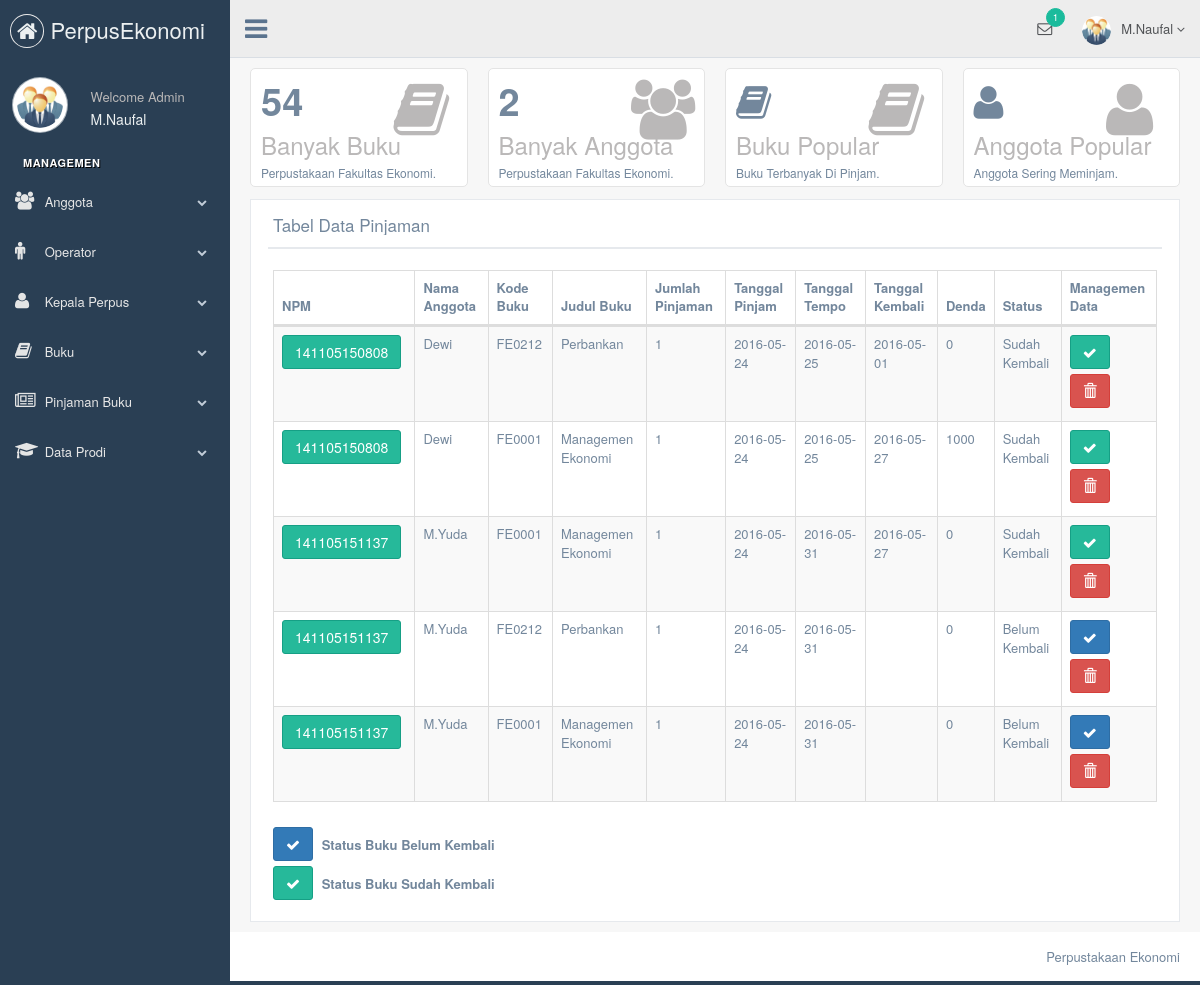
The page /Admin/dashboard.php?p=view/datapinjaman.php (signed in) on the database its author committed.
### tables this page shows
CREATE TABLE `anggota` (
  `npm` varchar(12) NOT NULL,
  `nama_anggota` varchar(20) NOT NULL,
  `jeniskel` char(9) NOT NULL,
  `almt` varchar(100) NOT NULL,
  `kd_prodi` varchar(4) NOT NULL,
  `no_telp` varchar(12) NOT NULL,
  `email` varchar(30) NOT NULL,
  `status` varchar(12) NOT NULL,
  `username` varchar(10) NOT NULL,
  `password` varchar(10) NOT NULL
);

CREATE TABLE `peminjaman` (
  `kd_peminjaman` int(5) NOT NULL,
  `npm` varchar(12) NOT NULL,
  `tgl_pinjam` date DEFAULT NULL,
  `tgl_tempo` date DEFAULT NULL
);

CREATE TABLE `transaksi_peminjaman` (
  `id_faktur` int(5) NOT NULL,
  `kd_peminjaman` int(5) NOT NULL,
  `kd_buku` varchar(6) NOT NULL,
  `tgl_kembali` date DEFAULT NULL,
  `denda` int(12) NOT NULL,
  `jumlah` int(3) NOT NULL,
  `status` varchar(30) NOT NULL
);

CREATE TABLE `buku` (
  `kd_buku` varchar(6) NOT NULL,
  `jdl_buku` varchar(25) NOT NULL,
  `kd_ktg_buku` varchar(5) NOT NULL,
  `pengarang` varchar(15) NOT NULL,
  `penerbit` varchar(15) NOT NULL,
  `jumlah` int(11) NOT NULL,
  `rak_buku` varchar(2) NOT NULL
);

### Admin/view/datapinjaman.php (the view, shortened to what this page needs)
<!DOCTYPE html>
<html lang="en">
<body>
  <div class="row">
    <div class="col-md-12 col-sm-12 col-xs-12">
      <div class="x_panel">
        <div class="x_title">
          <h2>Tabel Data Pinjaman</h2>
          <div class="clearfix"></div>
        </div>
        <div class="x_content">
          <div class="table-responsive">
          <table id="datatable-buttons" class="table table-striped table-bordered">
            <thead>
                <tr>
                <th>
                  NPM
                </th>
                <th>
                  Nama Anggota
                </th>
                <th>
                  Kode Buku
                </th>
                <th>
                  Judul Buku
                </th>
                <th>
                  Jumlah Pinjaman
                </th>
                <th>
                  Tanggal Pinjam
                </th>
                <th>
                  Tanggal Tempo
                </th>
                <th>
                  Tanggal Kembali
                </th>
                <th>
                  Denda
                </th>
                <th>
                  Status
                </th>
                <th>
                  Managemen Data
                </th>
              </tr>
            </thead>
            <tbody>
              <?php
              $sql=mysql_query("SELECT * from anggota,buku,peminjaman,transaksi_peminjaman
              WHERE anggota.npm=peminjaman.npm and buku.kd_buku=transaksi_peminjaman.kd_buku and transaksi_peminjaman.kd_peminjaman=peminjaman.kd_peminjaman");
              while ($row = mysql_fetch_array($sql))
              {
                echo
                ('<tr>
                  <td><form action="dashboard.php?page=carianggota.php" method="post"> <input class="btn btn-success btn-group btn-group-lg" name="carianggota" type="submit" value="'.$row['npm'].'"></form></td>
                  <td>'.$row['nama_anggota'].'</td>
                  <td>'.$row['kd_buku'].'</td>
                  <td>'.$row['jdl_buku'].'</td>
                  <td>'.$row['jumlah'].'</td>
                  <td>'.$row['tgl_pinjam'].'</td>
                  <td>'.$row['tgl_tempo'].'</td>
                  <td>'.$row['tgl_kembali'].'</td>
                  <td>'.$row['denda'].'</td>
                  <td>'.$row['status'].'</td>
                  <td>');
                  ?>
                  <?php
                  if ($row['status']=='Belum Kembali')
                  { echo ('
                        <a href="../Admin/controller/pinjamankembali.php?nofak='.$row['id_faktur'].'&tgltem='.$row['tgl_tempo'].'">
                          <button type="button" class="btn btn-primary" btn-group btn-group-lg" name="button">
                          <i class="fa fa-check"></i></button>
                        </a>
                        <a href="../Admin/controller/hapuspinjaman.php?id_faktur='.$row['id_faktur'].'">
                          <button type="button" class="btn btn-danger btn-group btn-group-lg" name="button">
                            <span class="glyphicon glyphicon-trash" aria-hidden="true"></span></button>
                        </a>
                    </td>
                  </tr>');
                  }
                  else
                  {echo ('
                        <a href="#">
                          <button type="button" class="btn btn-success" btn-group btn-group-lg" name="button">
                          <i class="fa fa-check"></i></button>
                        </a>
                        <a href="../Admin/controller/hapuspinjaman.php?id_faktur='.$row['id_faktur'].'">
                          <button type="button" class="btn btn-danger btn-group btn-group-lg" name="button">
                            <span class="glyphicon glyphicon-trash" aria-hidden="true"></span></button>
                        </a>
                    </td>
                  </tr>');
                  }
                  ?>
                <?php }?>
               </tbody>
             </table>
           </div>
           <br>
           <button type="button" class="btn btn-primary btn-group btn-group-lg" name="button">
           <i class="fa fa-check"></i></button> <strong> Status Buku Belum Kembali</strong>
           <br>
          <button type="button" class="btn btn-success btn-group btn-group-lg" name="button">
          <i class="fa fa-check"></i></button> <strong> Status Buku Sudah Kembali</strong>
           </div>
          </div>
         </div>
       </div>
     </div>
 </body>
</html>

### Admin/dashboard.php (shortened to what this page needs)
<!DOCTYPE html>
<html lang="en">
  <head>
          <link href="../vendors/bootstrap/dist/css/bootstrap.min.css" rel="stylesheet">
          <link href="../vendors/font-awesome/css/font-awesome.min.css" rel="stylesheet">
          <link href="../vendors/iCheck/skins/flat/green.css" rel="stylesheet">
            <link href="../vendors/datatables.net-bs/css/dataTables.bootstrap.min.css" rel="stylesheet">
            <link href="../vendors/datatables.net-buttons-bs/css/buttons.bootstrap.min.css" rel="stylesheet">
            <link href="../vendors/datatables.net-fixedheader-bs/css/fixedHeader.bootstrap.min.css" rel="stylesheet">
            <link href="../vendors/datatables.net-responsive-bs/css/responsive.bootstrap.min.css" rel="stylesheet">
            <link href="../vendors/datatables.net-scroller-bs/css/scroller.bootstrap.min.css" rel="stylesheet">
      <link href="../css/custom.css" rel="stylesheet">
    </head>
    <?php
    $user=$_SESSION['admin'];
    if (isset ($_SESSION['admin']) !=NULL){ ?>
  <body class="nav-md">
    <div class="container body">
      <div class="main_container">
        <div class="col-md-3 left_col">
          <div class="left_col scroll-view">
            <div class="navbar nav_title" style="border: 0;">
              <a href="index.html" class="site_title">
                <i class="fa fa-home"></i> <span>PerpusEkonomi</span></a>
            </div>
            <div class="profile">
              <div class="profile_pic">
                <img src="assets/img/img.png" alt="..." class="img-circle profile_img">
              </div>
              <div class="profile_info">
                <span>Welcome Admin</span>
                <?php
                        $opprofile=mysql_query("SELECT * from admin WHERE kd_admin='$user'");
                        while ($opname=mysql_fetch_assoc($opprofile))
                        {
                          echo '<a href="?page=profile.php"><h2>'.$opname['nama_admin'].'</h2></a></center>';
                          $OPname=$opname['nama_admin'];
                        }
                ?>
                <br>
              </div>
            </div>
            <br />
            <div id="sidebar-menu" class="main_menu_side hidden-print main_menu">
              <div class="menu_section">
                <h3>Managemen</h3>
                <ul class="nav side-menu">
                  <li><a><i class="fa fa-group"></i> Anggota <span class="fa fa-chevron-down"></span></a>
                  </li>
                  <li><a><i class="fa fa-male"></i> Operator <span class="fa fa-chevron-down"></span></a>
                  </li>
                  <li><a><i class="fa fa-user"></i> Kepala Perpus <span class="fa fa-chevron-down"></span></a>
                  </li>
                  <li><a><i class="fa fa-book"></i> Buku <span class="fa fa-chevron-down"></span></a>
                  </li>
                  <li><a><i class="fa fa-newspaper-o"></i> Pinjaman Buku <span class="fa fa-chevron-down"></span></a>
                  </li>
                  <li><a><i class="fa fa-graduation-cap"></i> Data Prodi <span class="fa fa-chevron-down"></span></a>
                  </li>
                </ul>
              </div>
            </div>
          </div>
        </div>
        <div class="top_nav">
          <div class="nav_menu">
            <nav class="" role="navigation">
              <div class="nav toggle">
                <a id="menu_toggle"><i class="fa fa-bars"></i></a>
              </div>
              <ul class="nav navbar-nav navbar-right">
                <li class="">
                  <a href="javascript:;" class="user-profile dropdown-toggle" data-toggle="dropdown" aria-expanded="false">
                    <img src="assets/img/img.png" alt=""><?php echo $OPname; ?>
                    <span class=" fa fa-angle-down"></span>
                  </a>
                </li>
                <li role="presentation" class="dropdown">
                  <a href="javascript:;" class="dropdown-toggle info-number" data-toggle="dropdown" aria-expanded="false">
                    <i class="fa fa-envelope-o"></i>
                    <span class="badge bg-green">1</span>
                  </a>
                </li>
              </ul>
            </nav>
          </div>
        </div>
        <div class="right_col" role="main">
          <?php
      		$p=isset ($_GET['p']) ? $_GET['p'] : 'view/dataanggota.php';
      		if ($p=='view/dataanggota.php' || $p=='view/databuku.php' || $p=='view/datapinjaman.php' || $p=='view/dataoperator.php' || $p=='view/datakategori.php' ) {?>
                  <div class="row top_tiles">
                    <div class="animated flipInY col-lg-3 col-md-3 col-sm-6 col-xs-12">
                      <div class="tile-stats">
                        <div class="icon"><i class="fa fa-book"></i>
                        </div>
                        <div class="count"><?php
                        $sql = mysql_query("SELECT SUM(jumlah) as total FROM buku");
                        $row = mysql_fetch_array($sql);
                        echo $row['total'];
                         ?></div>
                        <h3>Banyak Buku</h3>
                        <p>Perpustakaan Fakultas Ekonomi.</p>
                      </div>
                    </div>
                    <div class="animated flipInY col-lg-3 col-md-3 col-sm-6 col-xs-12">
                      <div class="tile-stats">
                        <div class="icon"><i class="fa fa-group"></i>
                        </div>
                        <div class="count"><?php
                        $record=mysql_query("SELECT * from anggota where status='aktif'");
                        echo mysql_num_rows($record);
                         ?></div>
                        <h3>Banyak Anggota</h3>
                        <p>Perpustakaan Fakultas Ekonomi.</p>
                      </div>
                    </div>
                    <div class="animated flipInY col-lg-3 col-md-3 col-sm-6 col-xs-12">
                      <div class="tile-stats">
                        <div class="icon"><i class="fa fa-book"></i>
                        </div>
                        <div class="count"><i class="fa fa-book"></i></div>
                        <h3>Buku Popular</h3>
                        <p>Buku Terbanyak Di Pinjam.
                        </p>
                      </div>
                    </div>
                    <div class="animated flipInY col-lg-3 col-md-3 col-sm-6 col-xs-12">
                      <div class="tile-stats">
                        <div class="icon"><i class="fa fa-user"></i>
                        </div>
                        <div class="count"><i class="fa fa-user"></i></div>
                        <h3>Anggota Popular</h3>
                        <p>Anggota Sering Meminjam.</p>
                      </div>
                    </div>
                  </div>
                <?php }?>
            <div class="">
            <?php
            $p=isset ($_GET['p']) ? $_GET['p'] : 'view/dataanggota.php';
            include $p; ?>
        <footer>
          <div class="pull-right">
            Perpustakaan Ekonomi
          </div>
          <div class="clearfix"></div>
        </footer>
  <?php
  }
  else
  {
    header('location: ../formlogin.php');
  }
?>
  </body>
</html>

### rows shown on the page
anggota: carianggota "141105150808", nama_anggota "Dewi", transaksi_peminjaman.kd_buku "FE0212", buku.jdl_buku "Perbankan", transaksi_peminjaman.jumlah "1", peminjaman.tgl_pinjam "2016-05-24", peminjaman.tgl_tempo "2016-05-25", transaksi_peminjaman.tgl_kembali "2016-05-01", transaksi_peminjaman.denda "0", transaksi_peminjaman.status "Sudah Kembali", transaksi_peminjaman.kd_buku "FE0001", buku.jdl_buku "Managemen Ekonomi", transaksi_peminjaman.tgl_kembali "2016-05-27", transaksi_peminjaman.denda "1000"
anggota: carianggota "141105151137", nama_anggota "M.Yuda", transaksi_peminjaman.kd_buku "FE0001", buku.jdl_buku "Managemen Ekonomi", transaksi_peminjaman.jumlah "1", peminjaman.tgl_pinjam "2016-05-24", peminjaman.tgl_tempo "2016-05-31", transaksi_peminjaman.tgl_kembali "2016-05-27", transaksi_peminjaman.denda "0", transaksi_peminjaman.status "Sudah Kembali", transaksi_peminjaman.kd_buku "FE0212", buku.jdl_buku "Perbankan", transaksi_peminjaman.status "Belum Kembali"

### other values the page prints
$opname['nama_admin'] "M.Naufal"
$OPname "M.Naufal"
$row['total'] "54"
mysql_num_rows($record) "2"
